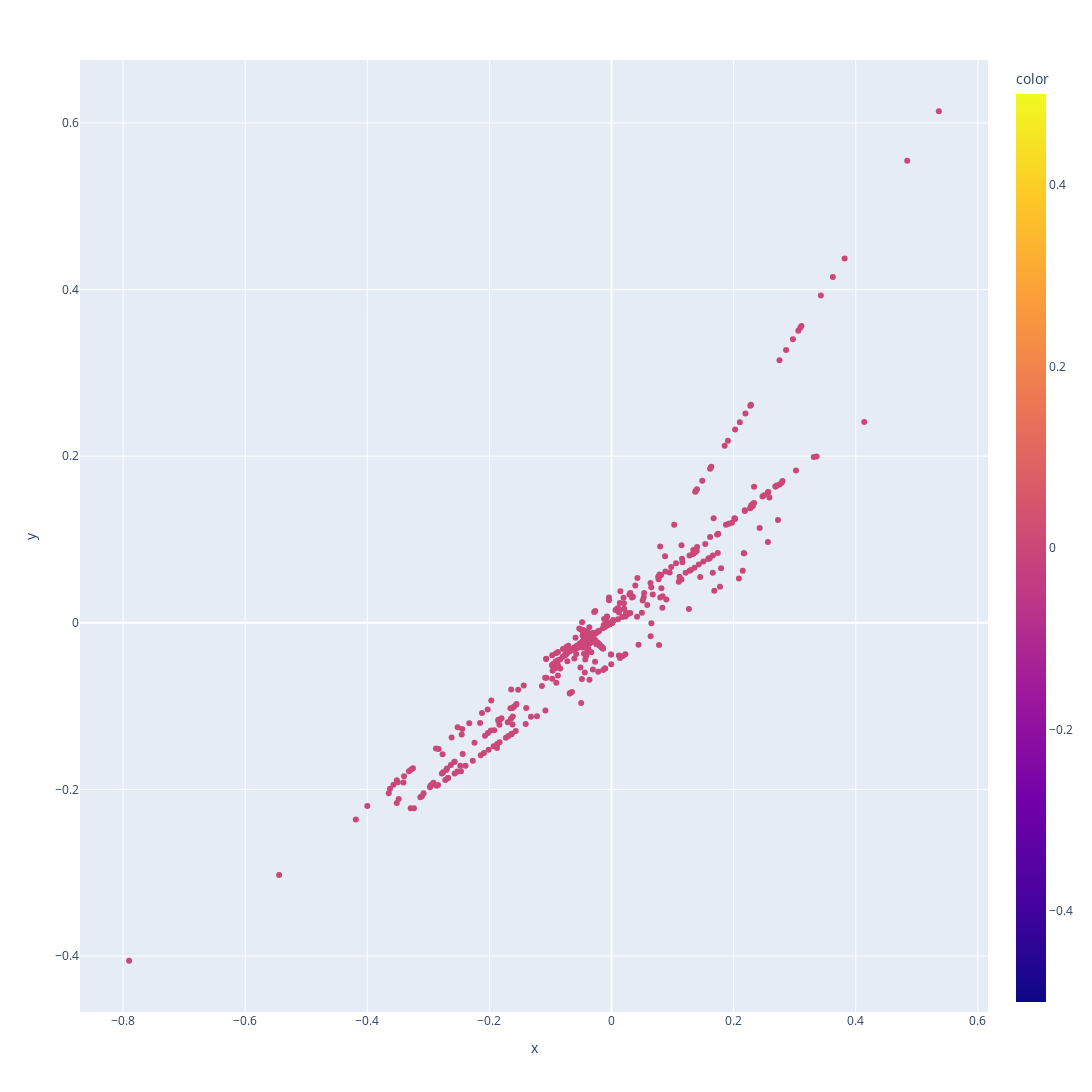

The code cell stored with this chart in its notebook:
### Code cell
fig = px.scatter(x = test_transformed_data.detach().numpy()[:,0],y = test_transformed_data.detach().numpy()[:,1],color=torch.argmax(model_pred,dim=1),width=1200, height=1200) #tsne 그려줌
fig.show()

### Figure 1 — Plotly figure (JSON) as saved in the notebook; plotly's stock layout.template omitted (floating-point values rounded to 4 significant figures; data arrays with more than 128 entries replaced by an {"elided": "..."} marker saying what was removed)
{"data": [{"hovertemplate": "x=%{x}<br>y=%{y}<br>color=%{marker.color}<extra></extra>", "legendgroup": "", "marker": {"color": {"elided": "901 int values"}, "coloraxis": "coloraxis", "symbol": "circle"}, "mode": "markers", "name": "", "orientation": "v", "showlegend": false, "type": "scatter", "x": {"elided": "901 float values"}, "xaxis": "x", "y": {"elided": "901 float values"}, "yaxis": "y"}], "layout": {"coloraxis": {"colorbar": {"title": {"text": "color"}}, "colorscale": [[0, "#0d0887"], [0.1111, "#46039f"], [0.2222, "#7201a8"], [0.3333, "#9c179e"], [0.4444, "#bd3786"], [0.5556, "#d8576b"], [0.6667, "#ed7953"], [0.7778, "#fb9f3a"], [0.8889, "#fdca26"], [1, "#f0f921"]]}, "height": 1200, "legend": {"tracegroupgap": 0}, "margin": {"t": 60}, "width": 1200, "xaxis": {"anchor": "y", "domain": [0, 1], "title": {"text": "x"}}, "yaxis": {"anchor": "x", "domain": [0, 1], "title": {"text": "y"}}}}
